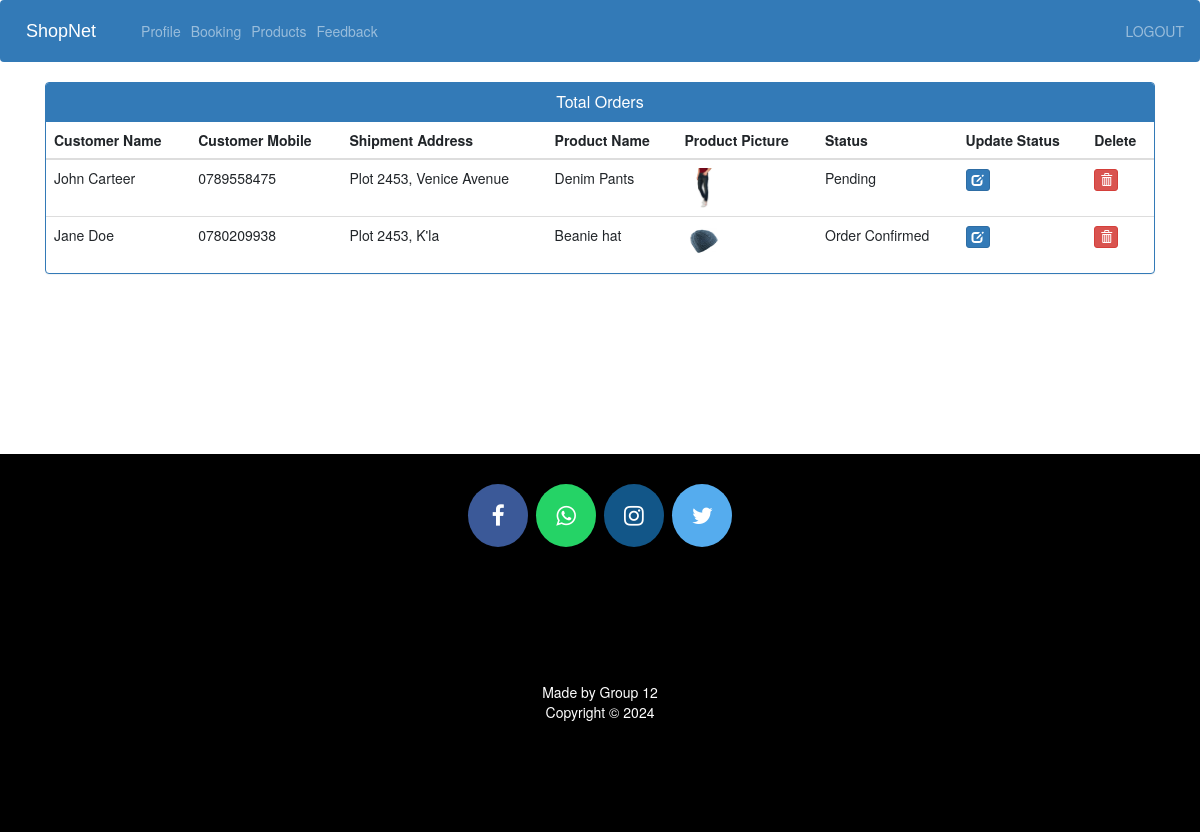
Page /business-view-booking/ (signed in) on the committed database.
### customer/models.py (models this page shows, shortened)
class Customer(models.Model):
    user=models.OneToOneField(User,on_delete=models.CASCADE,null=True,blank=True)
    profile_pic= models.ImageField(upload_to='profile_pic/CustomerProfilePic/',null=True,blank=True)
    address = models.CharField(max_length=40)
    mobile = models.CharField(max_length=20,null=False)
    @property
    def get_name(self):
        return self.user.first_name+" "+self.user.last_name

class Orders(models.Model):
    STATUS =(
        ('Pending','Pending'),
        ('Order Confirmed','Order Confirmed'),
        ('Out for Delivery','Out for Delivery'),
        ('Delivered','Delivered'),
    )
    customer=models.ForeignKey(Customer, on_delete=models.CASCADE,null=True)
    product=models.ForeignKey(Product,on_delete=models.CASCADE,null=True)
    email = models.CharField(max_length=50,null=True)
    address = models.CharField(max_length=500,null=True)
    mobile = models.CharField(max_length=20,null=True)
    order_date= models.DateField(auto_now_add=True,null=True)
    status=models.CharField(max_length=50,null=True,choices=STATUS)
    class Meta:
        verbose_name_plural='Orders'

### business/models.py (models this page shows, shortened)
class Product(models.Model):
    business=models.ForeignKey(Business,on_delete=models.CASCADE)
    name=models.CharField(max_length=40)
    category=models.ForeignKey(Category,on_delete=models.CASCADE)
    product_image= models.ImageField(upload_to='product_image/',null=True,blank=True)
    price = models.PositiveIntegerField()
    description=models.CharField(max_length=40,null=True,blank=True)

### business/views.py (the view)
# urls.py: path('business-view-booking/',business_view_booking_view,name='business-view-booking'),
@login_required(login_url='businesslogin')
def business_view_booking_view(request):
    business = Business.objects.get(user=request.user)
    products=Product.objects.filter(business=business)
    orders=Orders.objects.filter(product__in=products)
    ordered_products=[]
    ordered_bys=[]
    for order in orders:
        ordered_product=Product.objects.all().filter(id=order.product.id)
        ordered_by=Customer.objects.all().filter(id = order.customer.id)
        ordered_products.append(ordered_product)
        ordered_bys.append(ordered_by)
    return render(request,'business/business_view_booking.html',{'data':zip(ordered_products,ordered_bys,orders)})

### business/templates/business/business_view_booking.html (shortened to what this page needs)
{% extends 'business/admin_base.html' %}
{% load static %}
{% block content %}
<head>
  <link href="//netdna.bootstrapcdn.com/bootstrap/3.0.0/css/bootstrap.min.css" rel="stylesheet" id="bootstrap-css">
</head>
<div class="container">
  <div class="panel panel-primary">
    <div class="panel-heading">
      <h6 class="panel-title">Total Orders</h6>
    </div>
    <table class="table table-hover" id="dev-table">
      <thead>
        <tr>
          <th>Customer Name</th>
          <th>Customer Mobile</th>
          <th>Shipment Address</th>
          <th>Product Name</th>
          <th>Product Picture</th>
          <th>Status</th>
          <th>Update Status</th>
          <th>Delete</th>
        </tr>
      </thead>
      {% for product,customer,order in data %}
      <tr>
        {% for c in customer %}
        <td> {{c.get_name}}</td>
        <td>{{c.mobile}}</td>
        <td>{{order.address}}</td>
        {% endfor %}
        {% for p in product %}
        <td> {{p.name}}</td>
        <td> <img src="{% static p.product_image.url %}" alt="Profile Pic" height="40px" width="40px" /></td>
        <td>{{order.status}}</td>
        <td><a class="btn btn-primary btn-xs" href="{% url 'business-update-order' order.id  %}"><span class="glyphicon glyphicon-edit"></span></a></td>
        <td><a class="btn btn-danger btn-xs" href="{% url 'business-delete-order' order.id  %}"><span class="glyphicon glyphicon-trash"></span></a></td>
        {% endfor %}
      </tr>
      {% endfor %}
    </table>
  </div>
</div>
{% endblock content %}

### business/templates/business/business_view_booking.html (style rules this page uses)
a:link { text-decoration: none; }
h6 { text-align: center; }

### rows in the picture
Orders: address "Plot 2453, Venice Avenue", status "Pending"
Customer: get_name "John Carteer", mobile "0789558475"
Product: name "Denim Pants", product_image (picture)
Orders: address "Plot 2453, K'la", status "Order Confirmed"
Customer: get_name "Jane Doe", mobile "0780209938"
Product: name "Beanie hat", product_image (picture)
